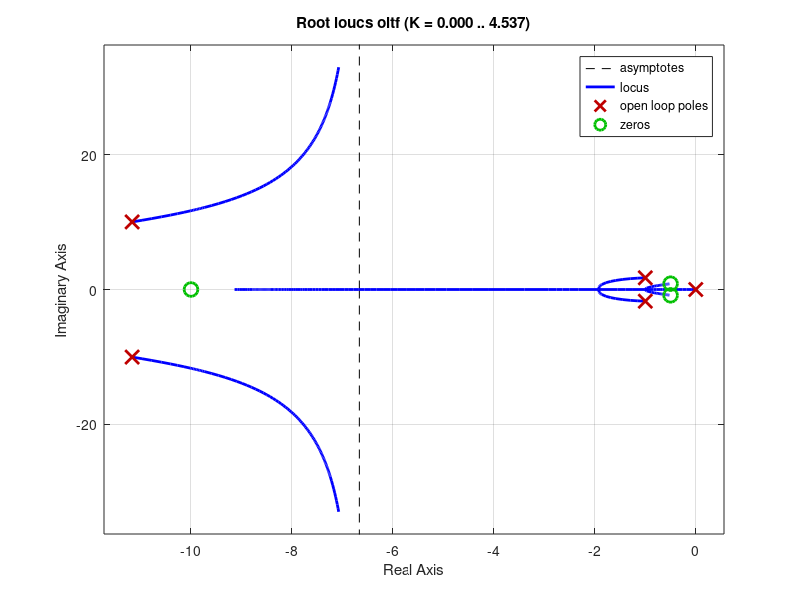

Source code (MATLAB):
clc;
clear;
close all;

servo_tf = tf([224.8],[1 22.33 225.4]);
plant_tf = tf([1],[1 2 4 0]);
pid_tf = tf([1 1 1],[1]);
add_zero = tf([1 10],[1]);


oltf = servo_tf * plant_tf * pid_tf * add_zero;                          

rlocus(oltf)

k = 100
cltf = feedback(oltf,1);
%step(k * cltf);
